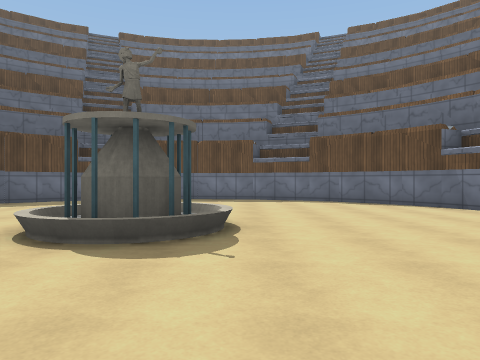
view 1 (above)

12 first-person views from a walk through a Unity game level. The camera is 1.2 m above the floor, looks level and sees 70° across. The floor is counted in squares, 2 m on a side. Each view is taken from the middle of a square. On the plan, view 1 faces up. The plan holds only what a view shows up to about 10 squares ahead; the rest is blank. The place goes on beyond the plan. The player character is not drawn. Surface patterns are stand-ins for the level's own textures.

view 2
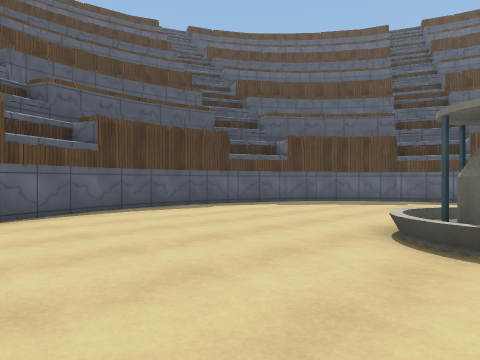

view 3
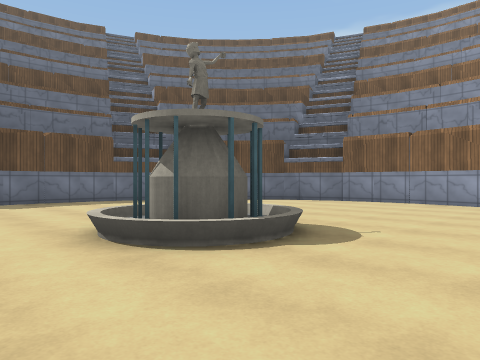

view 4
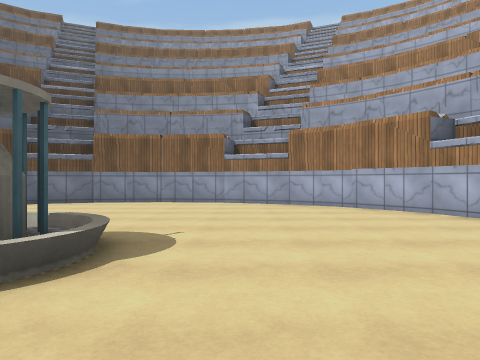

view 5
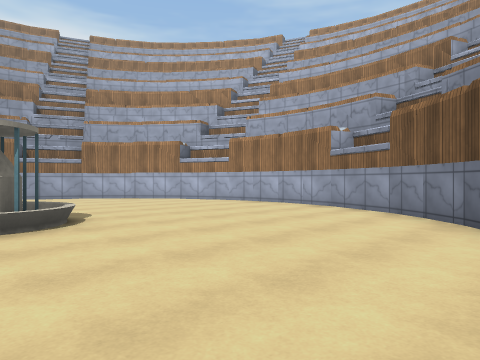

view 6
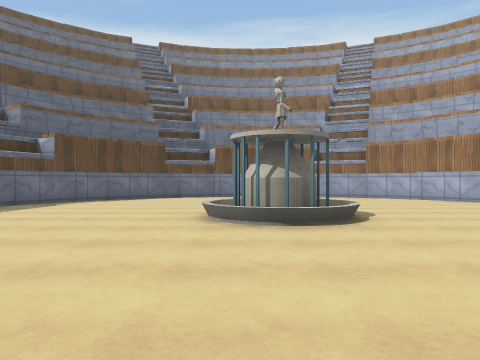

view 7
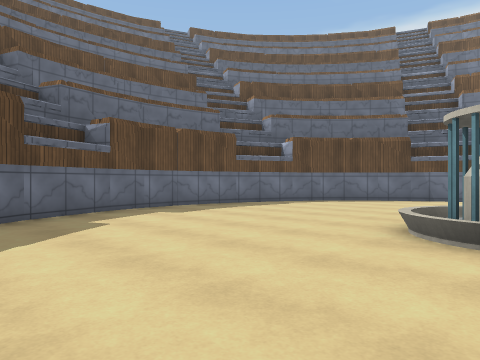

view 8
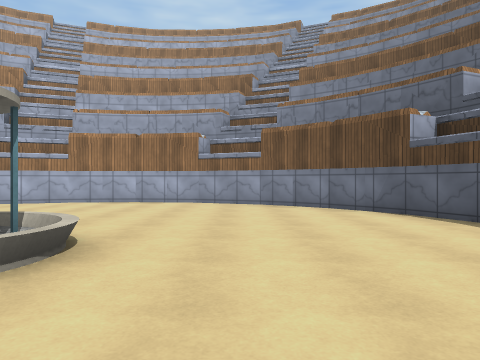

view 9
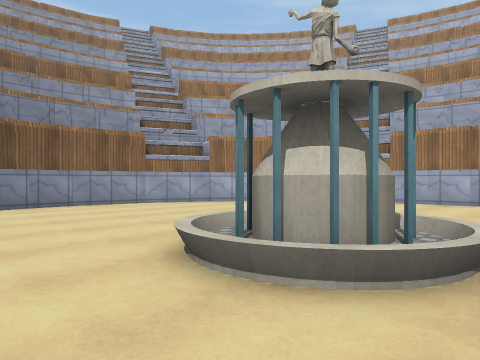

view 10
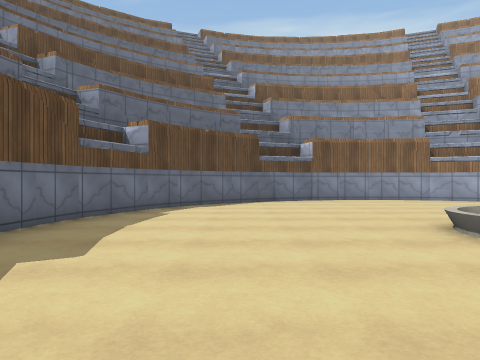

view 11
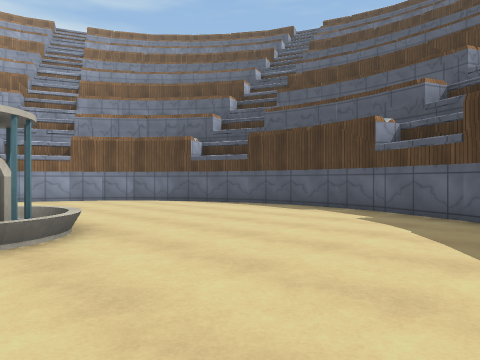

view 12
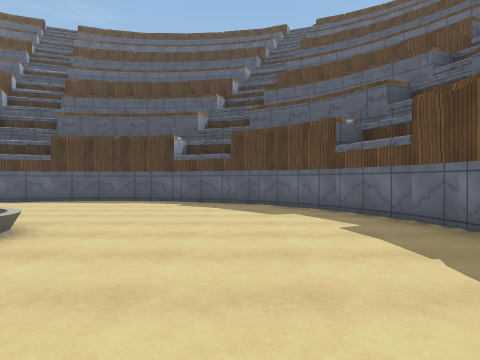

### Floor plan
Points are (right, up) in squares from view 1. A wall is a line through its corners. A room is listed if a view was taken in it or the views show most of it. See-through windows are left out.
Room 1 (views 1, 2, 3, 4, 5, 6, 7, 8, 9, 10, 11, 12)
walls: (-0.3, -2.2) (0.6, -2.1); (3.9, 0.1) (4.5, 0.9); (4.4, 0.8) (5.1, 2.5); (5.2, 5) (5.1, 5.9); (0.5, -2.1) (2.2, -1.4) (3.6, -0.4); (3.4, -0.5) (4, 0.2); (-1.2, -2.3) (-0.2, -2.2); (5.1, 2.4) (5.3, 4.1) (5.2, 5.1); (-3, -2) (-1.2, -2.4); (5.1, 5.8) (4.4, 7.5); (4.4, 7.4) (3.4, 8.9); (-5.3, -0.8) (-4.5, -1.4) (-2.8, -2.1); (3.4, 8.8) (2.7, 9.4); (2.8, 9.3) (2, 9.9) (0.4, 10.5); (-6, -0.2) (-5.2, -0.9); (-7, 1.1) (-5.8, -0.3); (0.5, 10.5) (-1.3, 10.8) (-2.3, 10.7); (-7.6, 2.8) (-6.9, 1.1); (-2.1, 10.7) (-3.1, 10.5); (-7.8, 3.6) (-7.6, 2.6); (-7.8, 4.5) (-7.7, 3.5); (-7.5, 6.2) (-7.9, 4.4); (-3, 10.6) (-4.7, 9.9); (-4.6, 9.9) (-6.1, 8.9); (-6.8, 7.9) (-7.6, 6.1); (-6, 8.9) (-6.4, 8.4); (-6.4, 8.5) (-6.9, 7.7)
objects: other object (-2, 4) to (-1, 5)

Positions as (right, up) in squares from view 1, and headings:
1: (0, 0), facing up
2: (-1, 0), facing up-left
3: (-4, 1), facing up-right
4: (-4, 2), facing right
5: (-7, 5), facing down-right
6: (-7, 5), facing right
7: (-6, 4), facing up-right
8: (-4, 7), facing down
9: (-3, 7), facing down-right
10: (-5, 8), facing right
11: (-1, 9), facing down-left
12: (2, 8), facing left
